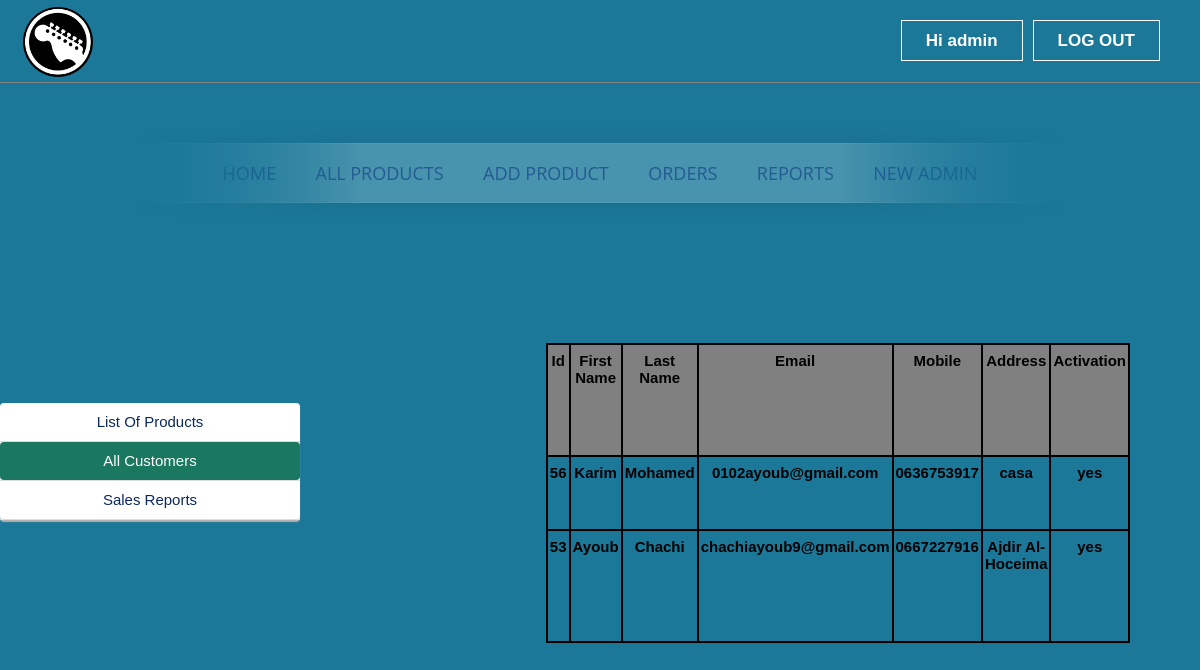
Screenshot of /admin/all_customer.php (signed in) with the database file from the repository.
### tables this page shows
CREATE TABLE `user` (
  `id` int(11) NOT NULL,
  `firstName` varchar(25) NOT NULL,
  `lastName` varchar(25) NOT NULL,
  `email` varchar(100) NOT NULL,
  `mobile` varchar(20) NOT NULL,
  `address` varchar(120) NOT NULL,
  `password` varchar(100) NOT NULL,
  `confirmCode` varchar(10) NOT NULL,
  `activation` varchar(10) NOT NULL DEFAULT 'no'
);

### admin/all_customer.php (the view, shortened to what this page needs)
<?php include ( "../inc/connect.inc.php" ); ?>
<?php
if (!isset($_SESSION['admin_login'])) {
	header("location: login.php");
	$user = "";
}
else {
	$user = $_SESSION['admin_login'];
	$result = mysqli_query($con,"SELECT * FROM admin WHERE id='$user'");
		$get_user_email = mysqli_fetch_assoc($result);
			$uname_db = $get_user_email['firstName'];
			$utype_db=$get_user_email['type'];
}
?>
<!doctype html>
<html>
	<head>
		<link rel="stylesheet" type="text/css" href="../css/style.css">
	</head>
	<body class="home-welcome-text"  style="background-color:#1b7899;" >
		<div class="homepageheader">
			<div class="signinButton loginButton">
				<div class="uiloginbutton signinButton loginButton" style="margin-right: 40px;">
					<?php
						if ($user!="") {
							echo '<a style="text-decoration: none;color: #fff;" href="logout.php">LOG OUT</a>';
						}
					 ?>
				</div>
				<div class="uiloginbutton signinButton loginButton">
					<?php
						if ($user!="") {
							echo '<a style="text-decoration: none;color: #fff;" href="login.php">Hi '.$uname_db.'</br><span style="color: #de2a74"></span></a>';
						}
						else {
							echo '<a style="text-decoration: none;color: #fff;" href="login.php">LOG IN</a>';
						}
					 ?>
				</div>
			</div>
			<div style="float: left; margin: 5px 0px 0px 23px;">
				<a href="index.php">
					<img style=" height: 70px; margin-top:2px;" src="../image/logo.png">
				</a>
			</div>
		</div>
		<nav>
	  <ul>
	    <li>
	      <a href="index.php">Home</a>
	    </li>
	    <li>
	      <a href="allproducts.php">All Products</a>
	    </li>
	    <li>
	      <a href="addproduct.php">Add Product</a>
	    </li>
	    <li>
	      <a href="orders.php">Orders</a>
	    </li>
	    <?php
						if($utype_db == 'admin'){
							echo '<li><a href="report.php">Reports</a></li>
								<li><a href="newadmin.php">New Admin</a></li>';
						}
					?>
	  </ul>
	</nav>
		<div style="margin-top: 20px;">
			<div style="width: 1200px; margin: 0 auto;">
				<ul>
					<li style="float: left; margin-top:10%; ">
						<div class="settingsleftcontent">
							<ul>
								<ul>
								<li><?php echo '<a href="report.php" >List Of Products</a>'; ?></li>
								<li><?php echo '<a href="all_customer.php" style=" background-color: #1b7860; border-radius: 4px; color: #fff;">All Customers</a>'; ?></li>
								<li><?php echo '<a href="sales_report.php" >Sales Reports</a>'; ?></li>
							</ul>
							</ul>
						</div>
					</li>
					<li style="float: right;; margin-right:70px; margin-top:5%;">
						<div>
							<table class="rightsidemenu" style="width:90px;">
								<tr style="font-weight: bold;" colspan="10" bgcolor="grey">
									<th>Id</th>
									<th>First Name</th>
									<th>Last Name</th>
									<th>Email</th>
									<th>Mobile</th>
									<th>Address</th>
									<th>Activation</th>
								</tr>
								<tr>
									<?php include ( "../inc/connect.inc.php");
									$query = "SELECT * FROM user ORDER BY id DESC";
									$run = mysqli_query($con,$query);
									while ($row=mysqli_fetch_assoc($run)) {
										$id = $row['id'];
										$fname = $row['firstName'];
										$lname = $row['lastName'];
										$email = $row['email'];
										$mobile = $row['mobile'];
										$address = $row['address'];
										$active = $row['activation'];
									 ?>
									<th><?php echo $id; ?></th>
									<th><?php echo $fname; ?></th>
									<th><?php echo $lname; ?></th>
									<th><?php echo $email; ?></th>
									<th><?php echo $mobile; ?></th>
									<th><?php echo $address; ?></th>
									<th><?php echo $active; ?></th>
								</tr>
								<?php } ?>
							</table>
						</div>
					</li>
				</ul>
			</div>
		</div>
	</body>
</html>

### css/style.css (style rules this page uses)
html, body, div, span, applet, object, iframe, h1, h2, h3, h4, h5, h6, p, blockquote, pre, a, abbr, acronym, address, big, cite, code, del, dfn, em, img, ins, kbd, q, s, samp, small, strike, strong, sub, sup, tt, var, b, u, i, center, dl, dt, dd, ol, ul, li, fieldset, form, label, legend, table, caption, tbody, tfoot, thead, tr, th, td, article, aside, canvas, details, embed, figure, figcaption, footer, header, hgroup, menu, nav, output, ruby, section, summary, time, mark, audio, video { margin: 0; padding: 0; border: 0; font: inherit; vertical-align: baseline;ss box-sizing: border-box; }
article, aside, details, figcaption, figure, footer, header, hgroup, menu, nav, section { display: block; }
body { line-height: normal; }
ol, ul { list-style: none; }
table { border-collapse: collapse; border-spacing: 0; }
* { margin: 0px; padding: 0px; }
body, button, input, label, select, td, textarea { font-family: Arial, Helvetica, tahoma,verdana,arial,sans-serif; font-size: 12px; }
body { width: 100%; position: relative; background-color: #fff; min-width: 1080px; }
.homepageheader { height: 82px; width: 100%; min-width: 980px; border-bottom: 1px solid #7f827f; margin: 0px; background-image: initial; background-position-x: initial; background-position-y: initial; background-size: initial; background-repeat-x: initial; background-repeat-y: initial; background-attachment: initial; background-origin: initial; background-clip: initial; }
.loginButton .signinButton { color: #FFFFFF; border: 1px solid #FFFFFF; cursor: pointer; display: inline-block; font-weight: bold; line-height: 15px; padding: 12px 24px; text-align: center; text-decoration: none; float: right; margin: 20px 0px 0px 10px; font-size: 17px; }
nav { max-width: 960px; mask-image: linear-gradient(90deg, rgba(255, 255, 255, 0) 0%, #ffffff 25%, #ffffff 75%, rgba(255, 255, 255, 0) 100%); margin: 0 auto; padding: 60px 0; }
nav ul { text-align: center; background: linear-gradient(90deg, rgba(255, 255, 255, 0) 0%, rgba(255, 255, 255, 0.2) 25%, rgba(255, 255, 255, 0.2) 75%, rgba(255, 255, 255, 0) 100%); box-shadow: 0 0 25px rgba(0, 0, 0, 0.1), inset 0 0 1px rgba(255, 255, 255, 0.6); }
nav ul li { display: inline-block; }
nav ul li a { padding: 18px; font-family: "Open Sans"; text-transform:uppercase; color: rgba(0, 35, 122, 0.5); font-size: 18px; text-decoration: none; display: block; }
.rightsidemenu { float: right; text-align: center; width: 100%; margin: 0px; font-size: 15px; font-weight: bold; height: 300px; overflow: auto; }
.rightsidemenu th { margin-top: 5px; border: 2px solid black; padding: 7px 2px; width: 100px; }
.settingsleftcontent { width: 300px; color: #7C7979; line-height: 1.2; padding: 0; text-align: justify; background-color: #FFFFFF; -webkit-box-shadow: 0 2px 1px 0 #B5B2B2; box-shadow: 0 2px 1px 0 #B5B2B2; border-radius: 4px; }
.settingsleftcontent ul { list-style: none; }
.settingsleftcontent ul li { list-style: none; border-bottom: 1px solid #ddd; text-align: center; }
.settingsleftcontent ul li a { clear: both; cursor: pointer; display: block; font-size: 15px; font-weight: normal; float: none; line-height: 18px; margin: 0; padding: 10px 20px; text-shadow: none; white-space: nowrap; color: #0C2860; text-decoration: none; text-align: center; }

### rows the page displays
user: id "56", firstName "Karim", lastName "Mohamed", email "0102ayoub@gmail.com", mobile "0636753917", address "casa", activation "yes"
user: id "53", firstName "Ayoub", lastName "Chachi", email "chachiayoub9@gmail.com", mobile "0667227916", address "Ajdir Al-Hoceima", activation "yes"

### other values shown
$uname_db "admin"
